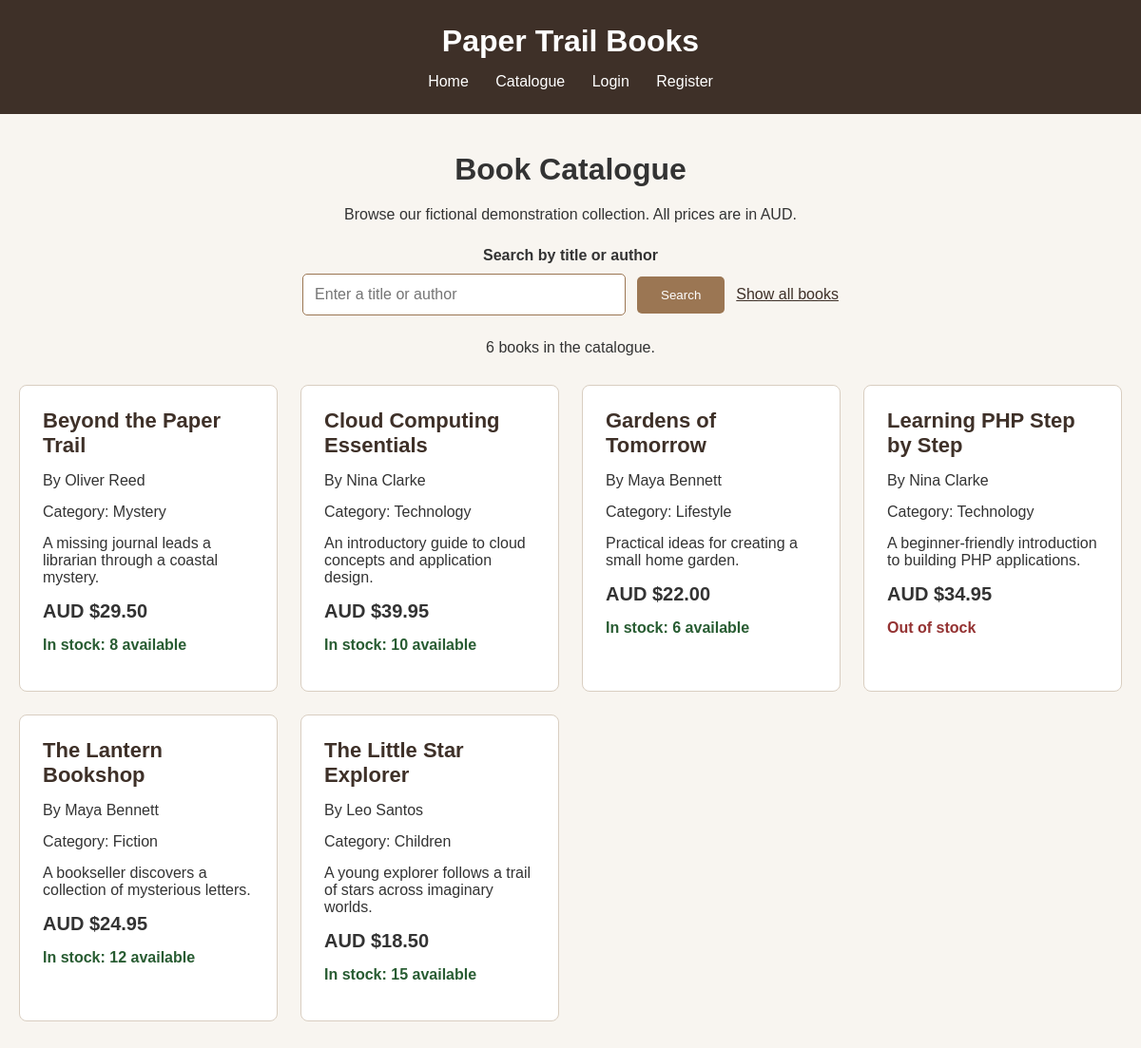
The page /catalogue.php on the database its author committed.
### tables this page shows
CREATE TABLE `books` (
  `book_id` int(10) UNSIGNED NOT NULL,
  `title` varchar(200) NOT NULL,
  `author` varchar(150) NOT NULL,
  `category` varchar(80) NOT NULL,
  `price` decimal(10,2) NOT NULL,
  `stock_quantity` int(10) UNSIGNED NOT NULL DEFAULT 0,
  `description` text DEFAULT NULL
);

### catalogue.php (the view, shortened to what this page needs)
<?php
$books = [];
$loadError = false;
$searchInput = $_GET['search'] ?? '';
$search = is_string($searchInput) ? trim($searchInput) : '';
try {
    require __DIR__ . '/db.php';
    $sql = 'SELECT book_id, title, author, category, price,
                   stock_quantity, description
            FROM books';
    $sql .= ' ORDER BY title';
    $statement = $pdo->prepare($sql);
    $statement->execute(
        $search !== '' ? [$search, $search] : []
    );
    $books = $statement->fetchAll();
} catch (Throwable $error) {
    http_response_code(500);
    $loadError = true;
}
function escapeHtml($value)
{
    return htmlspecialchars(
        (string) $value,
        ENT_QUOTES | ENT_SUBSTITUTE,
        'UTF-8'
    );
}
?>
<!DOCTYPE html>
<html lang="en">
<head>
    <link rel="stylesheet" href="css/style.css">
    <link rel="stylesheet" href="css/catalogue.css">
</head>
<body>
<header>
    <h1>Paper Trail Books</h1>
    <nav aria-label="Main navigation">
        <a href="index.php">Home</a>
        <a href="catalogue.php" aria-current="page">Catalogue</a>
        <a href="login.php">Login</a>
        <a href="register.php">Register</a>
    </nav>
</header>
<main class="catalogue-page">
    <h2>Book Catalogue</h2>
    <p>Browse our fictional demonstration collection. All prices are in AUD.</p>
    <form class="catalogue-search" action="catalogue.php" method="get">
    <label for="book-search">Search by title or author</label>
    <div class="search-controls">
        <input
            type="search"
            id="book-search"
            name="search"
            value="<?= escapeHtml($search) ?>"
            placeholder="Enter a title or author"
            maxlength="200"
        >
        <button type="submit">Search</button>
        <a href="catalogue.php">Show all books</a>
    </div>
</form>
    <?php if ($loadError): ?>
        <p role="alert">
            The catalogue is temporarily unavailable. Please try again later.
        </p>
<?php else: ?>
    <?php if ($search !== ''): ?>
        <p>
            Search results for “<?= escapeHtml($search) ?>”:
            <?= count($books) ?> book(s) found.
        </p>
    <?php else: ?>
        <p><?= count($books) ?> books in the catalogue.</p>
    <?php endif; ?>
        <div class="book-grid">
            <?php foreach ($books as $book): ?>
                <article class="book-card">
                    <h3><?= escapeHtml($book['title']) ?></h3>
                    <p>By <?= escapeHtml($book['author']) ?></p>
                    <p>
                        Category: <?= escapeHtml($book['category']) ?>
                    </p>
                    <p><?= escapeHtml($book['description']) ?></p>
                    <p class="book-price">
                        AUD $<?= number_format((float) $book['price'], 2) ?>
                    </p>
                    <?php if ((int) $book['stock_quantity'] > 0): ?>
                        <p class="stock-available">
                            In stock:
                            <?= (int) $book['stock_quantity'] ?> available
                        </p>
                    <?php else: ?>
                        <p class="stock-unavailable">Out of stock</p>
                    <?php endif; ?>
                </article>
            <?php endforeach; ?>
        </div>
    <?php endif; ?>
</main>
</body>
</html>

### css/style.css (style rules this page uses)
* { margin: 0; padding: 0; box-sizing: border-box; }
body { font-family: Arial, sans-serif; background-color: #f8f5f0; color: #333; }
header { background-color: #3e3028; color: white; padding: 25px; text-align: center; }
header h1 { margin-bottom: 15px; }
nav a { color: white; text-decoration: none; margin: 0 12px; }
main { text-align: center; padding: 80px 20px; }
main h2 { font-size: 32px; margin-bottom: 20px; }
main p { margin-bottom: 15px; }
button { background-color: #9b7653; color: white; border: none; padding: 12px 25px; border-radius: 5px; cursor: pointer; margin-top: 15px; }

### css/catalogue.css (style rules this page uses)
.catalogue-page { max-width: 1200px; margin: 0 auto; padding: 40px 20px; }
.book-grid { display: grid; grid-template-columns: repeat(auto-fit, minmax(250px, 1fr)); gap: 24px; margin-top: 30px; }
.book-card { background-color: #fff; border: 1px solid #d9cec1; border-radius: 8px; padding: 24px; text-align: left; overflow-wrap: anywhere; }
.book-card h3 { color: #3e3028; font-size: 22px; margin-bottom: 15px; }
.book-price { font-size: 20px; font-weight: bold; }
.stock-available { color: #285c32; font-weight: bold; }
.stock-unavailable { color: #943232; font-weight: bold; }
.catalogue-search { margin: 25px 0; }
.catalogue-search label { display: block; margin-bottom: 10px; font-weight: bold; }
.search-controls { display: flex; justify-content: center; align-items: center; flex-wrap: wrap; gap: 12px; }
.search-controls input { width: 100%; max-width: 340px; padding: 12px; border: 1px solid #9b7653; border-radius: 5px; font: inherit; }
.search-controls button { margin-top: 0; }
.search-controls a { color: #3e3028; }

### rows shown on the page
books: title "Beyond the Paper Trail", author "Oliver Reed", category "Mystery", description "A missing journal leads a librarian through a coastal mystery.", price "29.50", stock_quantity "8"
books: title "Cloud Computing Essentials", author "Nina Clarke", category "Technology", description "An introductory guide to cloud concepts and application design.", price "39.95", stock_quantity "10"
books: title "Gardens of Tomorrow", author "Maya Bennett", category "Lifestyle", description "Practical ideas for creating a small home garden.", price "22.00", stock_quantity "6"
books: title "Learning PHP Step by Step", author "Nina Clarke", category "Technology", description "A beginner-friendly introduction to building PHP applications.", price "34.95", stock_quantity "Out of stock"
books: title "The Lantern Bookshop", author "Maya Bennett", category "Fiction", description "A bookseller discovers a collection of mysterious letters.", price "24.95", stock_quantity "12"
books: title "The Little Star Explorer", author "Leo Santos", category "Children", description "A young explorer follows a trail of stars across imaginary worlds.", price "18.50", stock_quantity "15"

### other values the page prints
count($books) "6"
